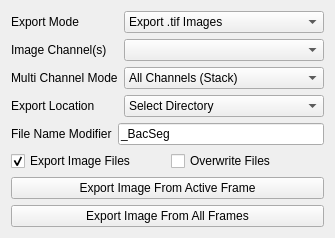
             <widget class="QWidget" name="tab_18">
              <attribute name="title">
               <string>Export Frames</string>
              </attribute>
              <layout class="QVBoxLayout" name="verticalLayout_26">
               <item>
                <layout class="QFormLayout" name="formLayout_6">
                 <item row="3" column="1">
                  <widget class="QComboBox" name="export_location">
                   <property name="currentIndex">
                    <number>1</number>
                   </property>
                   <item>
                    <property name="text">
                     <string>Import Directory</string>
                    </property>
                   </item>
                   <item>
                    <property name="text">
                     <string>Select Directory</string>
                    </property>
                   </item>
                  </widget>
                 </item>
                 <item row="3" column="0">
                  <widget class="QLabel" name="label_44">
                   <property name="text">
                    <string>Export Location</string>
                   </property>
                  </widget>
                 </item>
                 <item row="1" column="0">
                  <widget class="QLabel" name="label_45">
                   <property name="text">
                    <string>Image Channel(s)</string>
                   </property>
                  </widget>
                 </item>
                 <item row="0" column="0">
                  <widget class="QLabel" name="label_20">
                   <property name="text">
                    <string>Export Mode</string>
                   </property>
                  </widget>
                 </item>
                 <item row="0" column="1">
                  <widget class="QComboBox" name="export_mode">
                   <item>
                    <property name="text">
                     <string>Export .tif Images</string>
                    </property>
                   </item>
                   <item>
                    <property name="text">
                     <string>Export .tif Masks</string>
                    </property>
                   </item>
                   <item>
                    <property name="text">
                     <string>Export .tif Images and Masks</string>
                    </property>
                   </item>
                   <item>
                    <property name="text">
                     <string>Export Cellpose</string>
                    </property>
                   </item>
                   <item>
                    <property name="text">
                     <string>Export Oufti</string>
                    </property>
                   </item>
                   <item>
                    <property name="text">
                     <string>Export ImageJ</string>
                    </property>
                   </item>
                   <item>
                    <property name="text">
                     <string>Export JSON</string>
                    </property>
                   </item>
                   <item>
                    <property name="text">
                     <string>Export CSV</string>
                    </property>
                   </item>
                  </widget>
                 </item>
                 <item row="2" column="0">
                  <widget class="QLabel" name="export_multi_channel_mode_label">
                   <property name="text">
                    <string>Multi Channel Mode</string>
                   </property>
                  </widget>
                 </item>
                 <item row="2" column="1">
                  <widget class="QComboBox" name="export_multi_channel_mode">
                   <item>
                    <property name="text">
                     <string>All Channels (Stack)</string>
                    </property>
                   </item>
                   <item>
                    <property name="text">
                     <string>All Channels (Horizontal Stack)</string>
                    </property>
                   </item>
                   <item>
                    <property name="text">
                     <string>All Channels (Vertical Stack)</string>
                    </property>
                   </item>
                   <item>
                    <property name="text">
                     <string>First Three Channels (RGB)</string>
                    </property>
                   </item>
                  </widget>
                 </item>
                 <item row="1" column="1">
                  <widget class="QComboBox" name="export_channel"/>
                 </item>
                </layout>
               </item>
               <item>
                <layout class="QFormLayout" name="formLayout_5">
                 <item row="0" column="0">
                  <widget class="QLabel" name="label_26">
                   <property name="text">
                    <string>File Name Modifier</string>
                   </property>
                  </widget>
                 </item>
                 <item row="0" column="1">
                  <widget class="QLineEdit" name="export_modifier">
                   <property name="text">
                    <string>_BacSeg</string>
                   </property>
                  </widget>
                 </item>
                </layout>
               </item>
               <item>
                <layout class="QGridLayout" name="gridLayout_32">
                 <item row="0" column="0">
                  <widget class="QCheckBox" name="export_image_setting">
                   <property name="text">
                    <string>Export Image Files</string>
                   </property>
                   <property name="checked">
                    <bool>true</bool>
                   </property>
                  </widget>
                 </item>
                 <item row="0" column="1">
                  <widget class="QCheckBox" name="export_overwrite_setting">
                   <property name="text">
                    <string>Overwrite Files</string>
                   </property>
                  </widget>
                 </item>
                </layout>
               </item>
               <item>
                <widget class="QPushButton" name="export_active">
                 <property name="text">
                  <string>Export Image From Active Frame</string>
                 </property>
                </widget>
               </item>
               <item>
                <widget class="QPushButton" name="export_all">
                 <property name="text">
                  <string>Export Image From All Frames</string>
                 </property>
                </widget>
               </item>
              </layout>
             </widget>
